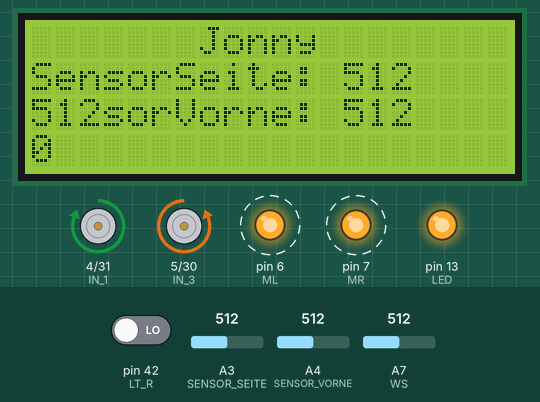
This sketch was run on a simulated Arduino Mega 2560, built with avr-gcc and run on an emulated ATmega2560. Parts: 20×4 character LCD, motor-driver pin pairs drawn as motors (green arrow = first pin HIGH = forward, orange = second pin HIGH = backward, longer = more drive), output pins drawn as LEDs (lit = HIGH). Dashed ring = blinking. The test bench sets the inputs (shaded band); at power-on: A4 (SENSOR_VORNE) = 512, A3 (SENSOR_SEITE) = 512, A7 (WS) = 512, pin 42 (LT_R) LOW. What the sketch prints to the serial monitor is not drawn.

Above: at 2.0 s.
2.1 s: A4 (SENSOR_VORNE) set to 461
At 2.28 s:
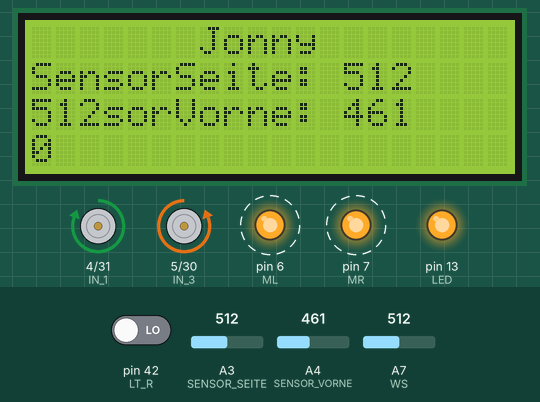
5.1 s: A4 (SENSOR_VORNE) set to 437
At 5.9 s:
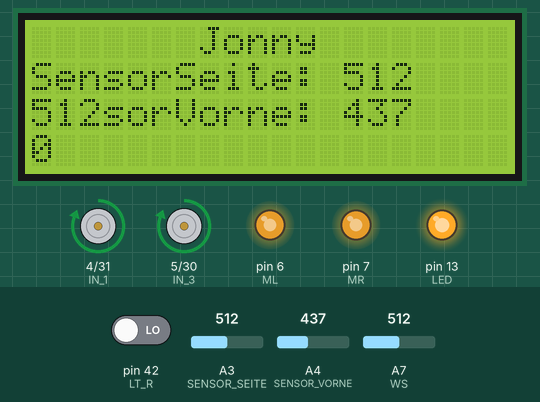
6.7 s: A3 (SENSOR_SEITE) set to 534
At 7.9 s:
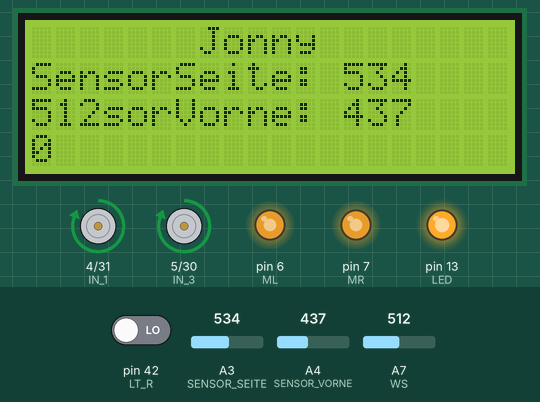
9.7 s: A3 (SENSOR_SEITE) set to 568
At 10.6 s:
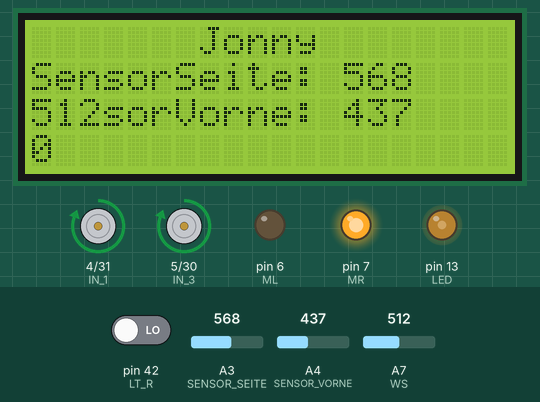
11.4 s: A3 (SENSOR_SEITE) set to 0
At 12.6 s:
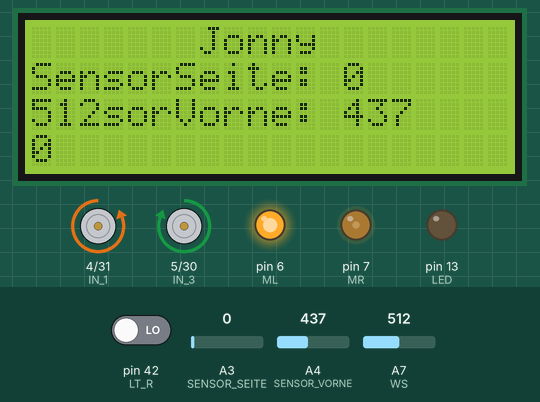
14.4 s: A7 (WS) set to 0
At 15.3 s:
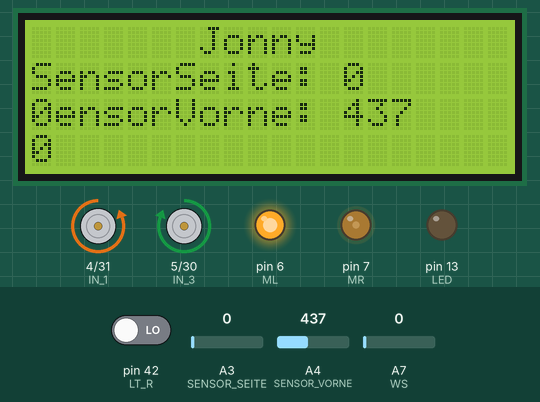
Timing chart, 0 to 17.4 s (numbered marks = the images above; inputs shaded):
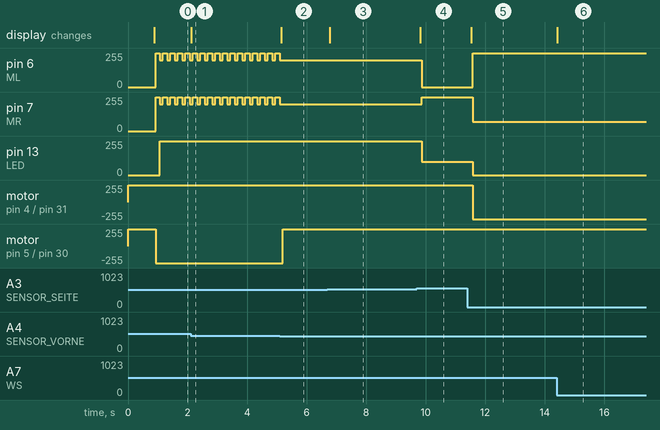

The sketch:

Rescue_B.ino
```cpp
#include <Wire.h>
#include <LiquidCrystal_I2C.h>
LiquidCrystal_I2C lcd(0x20,20,4);

#include "hardware.h"
#include "Wand_folgen.h"
#include "LineTracker.h"
#include "Opfer_finden.h"

//andere Variablen
int SensorSeiteWert;
int SensorVorneWert;
int WSwert;


void setup(){
Serial.begin(9600);


//  INPUT/OUTPUT
pinMode(IN_1 , OUTPUT);
pinMode(IN_2 , OUTPUT);
pinMode(IN_3 , OUTPUT);
pinMode(IN_4 , OUTPUT);
pinMode(SENSOR_SEITE, INPUT);
pinMode(SENSOR_VORNE, INPUT);
pinMode(LT_L, INPUT);
pinMode(LT_R, INPUT);
pinMode(LED, OUTPUT);
pinMode(WS, INPUT);


// Drehrichtung (Vorwärts)
digitalWrite(IN_1, HIGH);
digitalWrite(IN_3, HIGH);
digitalWrite(IN_2, LOW);
digitalWrite(IN_4, LOW);


//LCD initialisierung

lcd.init();
lcd.backlight();
lcd.clear();
lcd.print(" Start");
delay(750);


}

void loop(){
  lcd.clear();
  lcd.print("       Jonny");

 SensorSeiteWert = analogRead(SENSOR_SEITE);
 lcd.setCursor(0,1);
 lcd.print("SensorSeite: ");
 lcd.print(SensorSeiteWert);
 Serial.println(SensorSeiteWert);
 SensorVorneWert = analogRead(SENSOR_VORNE);
 lcd.setCursor(0,2);
 lcd.print("SensorVorne: ");
 lcd.print(SensorVorneWert);
 int LTWert = digitalRead(LT_R);
 lcd.setCursor(0,3);
 lcd.print(LTWert);
 WSwert = analogRead(WS);
 lcd.setCursor(0,2);
 lcd.print(WSwert);
 delay(50);

 //Serial.println(SensorSeiteWert);
 /*if(digitalRead(LT_L) == true) {
 Serial.println("true");
 }

 else{
 Serial.println("false");
 }*/

   //Sensor auslesen vorne
   if(SensorVorneWert > Vorne_Nah){
     WandVorne(VORNE_NAH);
   }else
     WandVorne(VORNE_FERN);


   //Sensor auslesen Seite
   if(SensorSeiteWert > Seite_Nah ){
     analogWrite(LED, 100);
     WandSeite(SEITE_NAH);
   }else if((SensorSeiteWert < Seite_Nah) && (SensorSeiteWert > Seite_Fern)){
     digitalWrite(LED, HIGH);
     WandSeite(SEITE_GUT);
   }else if((SensorSeiteWert < Seite_Fern) && (SensorSeiteWert > Seite_Sehr_Fern)){
     analogWrite(LED, 100);
     WandSeite(SEITE_FERN);
   }else if((SensorSeiteWert < Seite_Sehr_Fern)) {
     digitalWrite(LED, LOW);
     WandSeite(SEITE_SEHR_FERN);
   }


   //Opfer finden
  /*
   if(WSwert > HEAT)
   Opfer(JA);
   else if(WSwert < HEAT)
   Opfer(NEIN);
   */


    //LineTracker
/*  if(digitalRead(LT_L) == false){
    Serial.println("LineTracker");
     LineTracker(Schwarz);
   }
   else
   LineTracker(Weiss); */
 }
```

LineTracker.cpp
```cpp
#include "LineTracker.h"

void LineTracker(int Sensor) {
 switch(Sensor){
  case Schwarz:
     digitalWrite(IN_1, LOW);
     digitalWrite(IN_2, HIGH);
     analogWrite(ML, SPEED_NORMAL);

     digitalWrite(IN_3, LOW);
     digitalWrite(IN_4, HIGH);
     analogWrite(MR, SPEED_NORMAL);
     delay(300);

     digitalWrite(IN_1, HIGH);
     digitalWrite(IN_2, LOW);
     analogWrite(ML, SPEED_HIGH);

     digitalWrite(IN_3, LOW);
     digitalWrite(IN_4, HIGH);
     analogWrite(MR, SPEED_HIGH);
     delay(2000);

     while(analogRead(SENSOR_SEITE) < Seite_Fern) {
        digitalWrite(IN_1, HIGH);
        digitalWrite(IN_2, LOW);
        analogWrite(ML, SPEED_NORMAL);

        digitalWrite(IN_3, HIGH);
        digitalWrite(IN_4, LOW);
        analogWrite(MR, SPEED_NORMAL);
     }
   break;
  case Weiss:

   break;
 }
}
```

LineTracker.h
```cpp
#include "Arduino.h"
#include "hardware.h"

#define Schwarz 1
#define Weiss 0

extern void LineTracker(int Sensor);
```

Opfer_finden.cpp
```cpp
#include "Opfer_finden.h"

void Opfer(int Opfer){
 switch(Opfer){
  case JA:
  digitalWrite(LED, HIGH);
 break;
  case NEIN:
   digitalWrite(LED, LOW);
 break;
 }
}
```

Opfer_finden.h
```cpp
#include "Arduino.h"
#include "hardware.h"

#define JA 1
#define NEIN 0

extern void Opfer(int Opfer);
```

Wand_folgen.cpp
```cpp
#include "Wand_folgen.h"

void WandVorne(int Entfernung){
  switch(Entfernung){
    case VORNE_NAH:
     digitalWrite(IN_1 , HIGH);
     digitalWrite(IN_2 , LOW);
     analogWrite(MR, SPEED_HIGH);

     digitalWrite(IN_3 , LOW);
     digitalWrite(IN_4 , HIGH);
     analogWrite(ML, SPEED_HIGH);
     delay(150);
     break;
    case VORNE_FERN:
     digitalWrite(IN_1, HIGH);
     digitalWrite(IN_3, HIGH);
     digitalWrite(IN_2, LOW);
     digitalWrite(IN_4, LOW);
     break;
  }
}


void WandSeite(int Entfernung){
 switch(Entfernung){
  case SEITE_NAH:
   analogWrite(MR, SPEED_HIGH);
   analogWrite(ML, SPEED_OFF);
   break;
  case SEITE_FERN:
   analogWrite(ML, SPEED_HIGH);
   analogWrite(MR, SPEED_NORMAL);
   break;
   case SEITE_SEHR_FERN:
     digitalWrite(IN_1 , LOW);
     digitalWrite(IN_2 , HIGH);
     analogWrite(MR, SPEED_LOW);

     digitalWrite(IN_3 , HIGH);
     digitalWrite(IN_4 , LOW);
     analogWrite(ML, SPEED_HIGH);
   break;
  case SEITE_GUT:
   analogWrite(MR, SPEED_NORMAL);
   analogWrite(ML, SPEED_NORMAL);
   break;
 }
}
```

Wand_folgen.h
```cpp
#include "Arduino.h"
#include "hardware.h"


#define SEITE_NAH 1
#define SEITE_FERN 2
#define SEITE_GUT 0
#define SEITE_SEHR_FERN 3

#define VORNE_NAH 0
#define VORNE_FERN 1


extern void WandSeite(int Entfernung);
extern void WandVorne(int Entfernung);
```

hardware.cpp
```cpp
#include "hardware.h"
```

hardware.h
```cpp
#include "Arduino.h"

//Pins
#define MR 7    //ena
#define ML 6    //enb
#define IN_1 4                //Motorenpins
#define IN_2 31
#define IN_3 5
#define IN_4 30

#define LED 13
#define SENSOR_SEITE A3     //Entfernungssensor Seite
#define SENSOR_VORNE A4     //Entfernungssensor Vorne
#define LT_L 41             //LineTracker
#define LT_R 42
#define WS A7               //Wärmesensor

//andere Konstaten
#define SPEED_NORMAL 200
#define SPEED_HIGH 255
#define SPEED_LOW 70
#define SPEED_OFF 0
#define SPEED_VERY_LOW 30

//die werte müssen noch kalibriert werden!!!!
//Entfernungen
#define Vorne_Nah 450

#define Seite_Nah   550
#define Seite_Fern   480
#define Seite_Sehr_Fern 400

//Opfertemperatur
#define HEAT 30
```

Measured:
- the behaviour switches between 451 and 450 on A4 (SENSOR_VORNE) (found by bisection; images 1 and 2)
- the behaviour switches between 550 and 551 on A3 (SENSOR_SEITE) (found by bisection; images 3 and 4)
- after the input at 2.1 s, the display: changes at once (image 1)
- after the input at 5.1 s, pin 6 (ML), pin 7 (MR): stops changing and stays 200/255; motor on pin 5 (IN_3) / pin 30 (IN_4): backward 255/255 → forward 255/255 after 0.10 s; the display: changes after 0.05 s (image 2)
- after the input at 6.7 s, the display: changes after 0.07 s (image 3)
- after the input at 9.7 s, pin 6 (ML): 200/255 → 0/255 after 0.16 s; pin 7 (MR): 200/255 → 255/255 after 0.16 s; pin 13 (LED): 255/255 → 100/255 after 0.16 s; the display: changes after 0.11 s (image 4)
- after the input at 11.4 s, pin 6 (ML): 0/255 → 255/255 after 0.18 s; pin 7 (MR): 255/255 → 70/255 after 0.18 s; pin 13 (LED): 100/255 → 0/255 after 0.18 s; motor on pin 4 (IN_1) / pin 31 (IN_2): forward 255/255 → backward 255/255 after 0.18 s; the display: changes after 0.13 s (image 5)
- after the input at 14.4 s, the display: changes at once (image 6)
